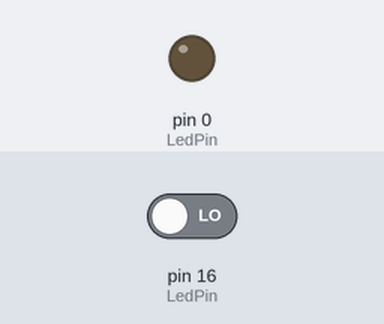
Bench run of a sketch on a simulated Arduino Uno, built with avr-gcc and run on an emulated ATmega328P. On the bench: output pins drawn as LEDs (lit = HIGH). The inputs (shaded band) are chosen by the test bench; at power-on: pin 16 (LedPin) LOW.

Above: at 1.2 s.
1.3 s: pin 16 (LedPin) driven HIGH
At 2.5 s:
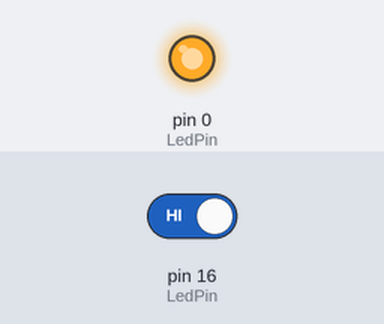
2.8 s: pin 16 (LedPin) driven LOW
At 3.7 s:
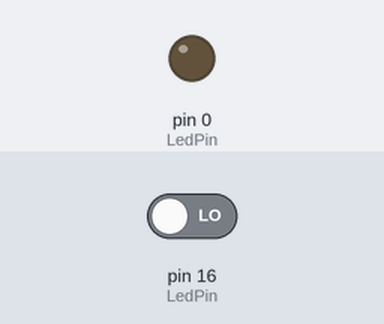
Timing chart, 0 to 5.8 s (numbered marks = the images above; inputs shaded):
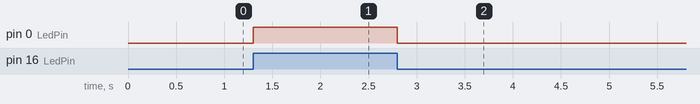

Measured:
- after the input at 1.3 s, pin 0 (LedPin): LOW → HIGH at once
- after the input at 2.8 s, pin 0 (LedPin): HIGH → LOW at once

The sketch:

basics.ino
```cpp
#include "exp1.h"
#include "exp2.h"
#include "exp4.h"
#include "exp5.h"
#include "exp5_1.h"
#include "exp6.h"

void setup() {
  exp6Setup();
}

void loop() {
  exp6Loop();
}
```

exp1.cpp
```cpp
#include <Arduino.h>
#include "exp1.h"

const int LedPin = 2;

void exp1Setup() {
  pinMode(LedPin, OUTPUT);
}

void exp1Loop() {
  digitalWrite(LedPin, LOW);
  delay(1000);
  digitalWrite(LedPin, HIGH);
  delay(1000);
}
```

exp1.h
```cpp
#ifndef EXP1_H
#define EXP1_H

void exp1Setup();
void exp1Loop();

#endif
```

exp2.cpp
```cpp
#include <Arduino.h>
#include "exp2.h"

const int LedPin = 16;

void exp2Setup() {
  pinMode(LedPin, OUTPUT);
}

void exp2Loop() {
  digitalWrite(LedPin, LOW);
  delay(1000);
  digitalWrite(LedPin, HIGH);
  delay(1000);
}
```

exp2.h
```cpp
#ifndef EXP2_H
#define EXP2_H

void exp2Setup();
void exp2Loop();

#endif
```

exp4.cpp
```cpp
#include <Arduino.h>
#include "exp4.h"

const int ButtonPin = 16;
const int LedPin = 0;

void exp4Setup() {
  pinMode(ButtonPin, INPUT);
  pinMode(LedPin, OUTPUT);
}

void exp4Loop() {
  int buttonValue = digitalRead(ButtonPin);
  if (buttonValue == HIGH) {
    digitalWrite(LedPin, HIGH);
  } else {
    digitalWrite(LedPin, LOW);
  }
}
```

exp4.h
```cpp
#ifndef EXP4_H
#define EXP4_H

void exp4Setup();
void exp4Loop();

#endif
```

exp5.cpp
```cpp
#include <Arduino.h>
#include "exp5.h"

const int ButtonPin = 16;
const int LedPin = 0;
const int CountLimit = 1;

static int oldButtonValue = 0;
static int ledState = 0;
static int count = 0;

void exp5Setup() {
  pinMode(ButtonPin, INPUT);
  pinMode(LedPin, OUTPUT);
}

void exp5Loop() {
  int buttonValue = digitalRead(ButtonPin);
  if (oldButtonValue != buttonValue && buttonValue == HIGH) {
    if (ledState == 1 && count == CountLimit) {
      digitalWrite(LedPin, LOW);
      ledState = 0;
      count = 0;
    } else if (ledState == 0 && count == CountLimit) {
      digitalWrite(LedPin, HIGH);
      ledState = 1;
      count = 0;
    } else {
      count += 1;
    }
  }
  oldButtonValue = buttonValue;
}
```

exp5.h
```cpp
#ifndef EXP5_H
#define EXP5_H

void exp5Setup();
void exp5Loop();

#endif
```

exp5_1.cpp
```cpp
#include <Arduino.h>
#include "exp5_1.h"

static const int ButtonPin = 16;
static const int LedPin = 0;
static const int LedPin2 = 2;

static int oldButtonValue = HIGH;
static int counterChecks = 0;
static const int numberChecks = 5;

void exp5_1Setup() {
  pinMode(ButtonPin, INPUT);
  pinMode(LedPin, OUTPUT);
  pinMode(LedPin2, OUTPUT);

  digitalWrite(LedPin, LOW);
  digitalWrite(LedPin2, LOW);
}

void exp5_1Loop() {
  int buttonValue = digitalRead(ButtonPin);

  if (buttonValue == LOW) {
    if (buttonValue != oldButtonValue) {
      if (counterChecks < numberChecks) {
        digitalWrite(LedPin, !digitalRead(LedPin));
      } else {
        digitalWrite(LedPin2, !digitalRead(LedPin2));
      }
      counterChecks = 0;
    }
  } else {
    counterChecks++;
  }

  oldButtonValue = buttonValue;
  delay(50);   // time.sleep_ms(50)
}
```

exp5_1.h
```cpp
#ifndef EXP5_1_H
#define EXP5_1_H

void exp5_1Setup();
void exp5_1Loop();

#endif
```

exp6.cpp
```cpp
#include <Arduino.h>
#include "exp6.h"

const int ButtonPin = 16;
const int LedPin = 0;

void exp6Setup() {
  pinMode(ButtonPin, INPUT);
  pinMode(LedPin, OUTPUT);
}

void exp6Loop() {
  int buttonValue = digitalRead(ButtonPin);
  if (buttonValue == HIGH) {
    digitalWrite(LedPin, HIGH);
  } else {
    digitalWrite(LedPin, LOW);
  }
}
```

exp6.h
```cpp
#ifndef EXP6_H
#define EXP6_H

void exp6Setup();
void exp6Loop();

#endif
```
